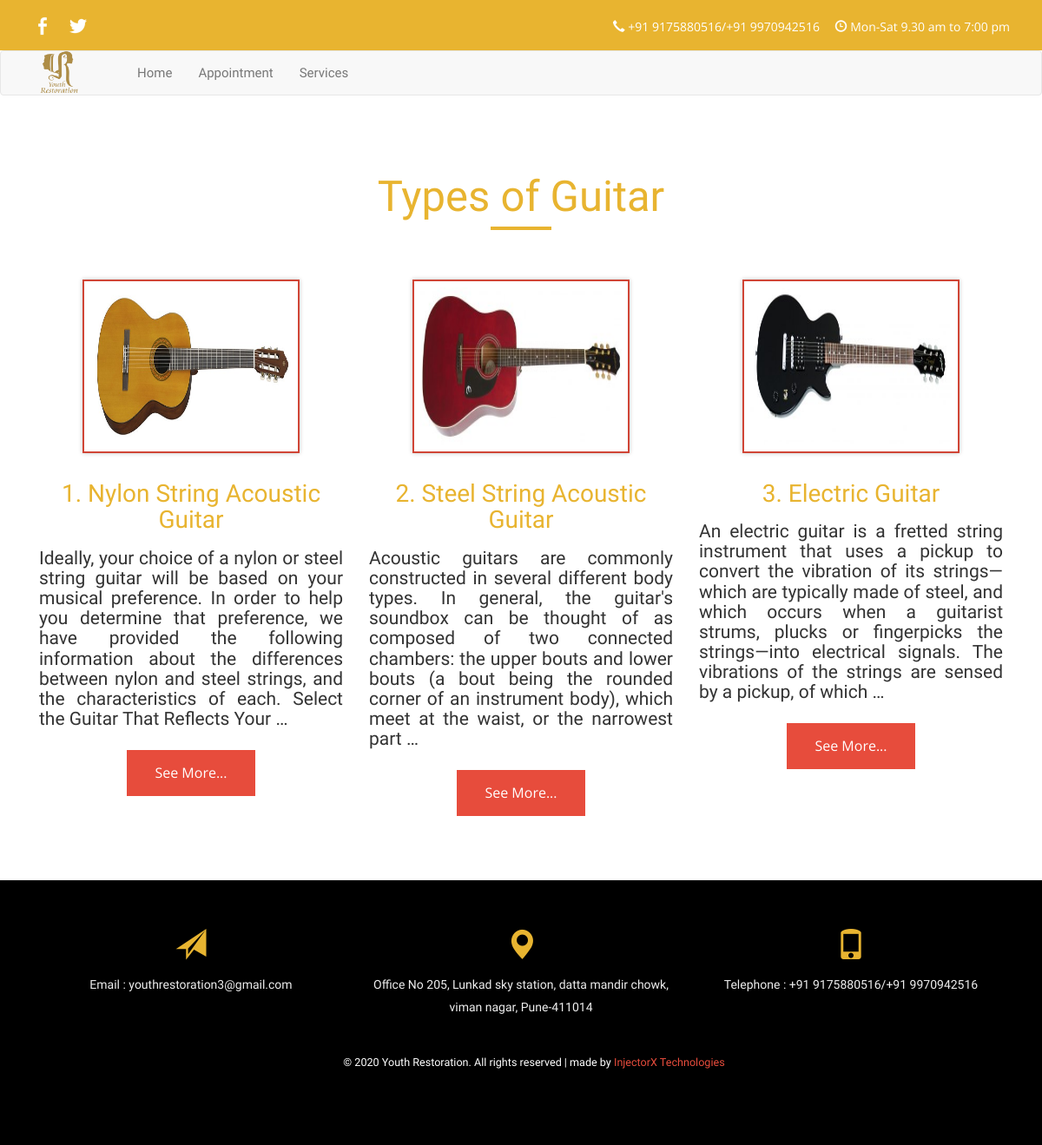
Page /transplant-details/ on the committed database.
### guitar/models.py (models this page shows, shortened)
class AboutGuitar(models.Model):
	title = models.CharField(max_length=60)
	overview = models.TextField(blank=True)
	image = models.ImageField(upload_to='guitar', blank=True)

### guitar/views.py (the view)
# urls.py: url(r'^transplant-details/$', views.transplantdetails.as_view(), name='transplant-details'),
class transplantdetails(ListView):
    template_name = 'guitar/abtguitar.html'
    model = AboutGuitar
    def get_context_data(self, **kwargs):
        context = super(transplantdetails, self).get_context_data(**kwargs)
        context['guitar'] = AboutGuitar.objects.all()
        return context

### templates/guitar/abtguitar.html (shortened to what this page needs)
{% extends "base.html" %}
{% load staticfiles %}
{% load thumbnail %}
{% block maincontent  %}
		<div class="artists-agileits" id="artists">
			<div class="container">
			<h3 class="tittle">Types of Guitar</h3>
			<div class="border"></div>
				<div class="slider">
					<div class="callbacks_container">
						<ul class="rslides" id="">
							<li>
								<div class="caption">
								{% for obj in guitar %}
									<div class="col-md-4 cap-left">
								 <div class="panel-body" style="max-height:250px; overflow-y: hidden">
                            <img src="{{MEDIA_URL}}{{ obj.image.url}}" alt="" height="200" width="250">
                                </div>
									<h4>{{ obj.title }}</h4>
										<h5 style="text-align: justify;">{{ obj.overview|truncatewords:"50"  }}</h5><br>
										<a href="{% url "guitar-details" obj.id %}" class="buttonstyle">See More...</a>
									</div>
								{% endfor %}
									<div class="clearfix"></div>
								</div>
							</li>
									<div class="clearfix"></div>
								</div>
					</div>
				</div>
			</div>
{% endblock  %}

### templates/base.html (shortened to what this page needs)
<!DOCTYPE html>
{% load staticfiles %}
<html>
	<head>
<link href="{% static 'css/bootstrap.css' %}" rel="stylesheet" type="text/css" media="all" />
<link href="{% static 'css/style.css' %}" rel="stylesheet" type="text/css" media="all" />
<link href="{% static 'css/index.css' %}" rel="stylesheet" type="text/css" media="all" />
<link rel="stylesheet" href="{% static 'css/swipebox.css' %}" type="text/css" media="all" />
<link href="{% static 'font-awesome-4.7.0/css/font-awesome.min.css'%}" rel="stylesheet" type="text/css">
<link rel="stylesheet" href="{% static 'css/flexslider.css' %}" type="text/css" media="screen" />
</head>
<body>
{% block header %}
<div class="header" id="home">
	<div class="header-top">
		<div class="container">
			<div class="social-icons">
				<a href="https://www.facebook.com/YouthRestorationClinic/"><i class="icon"></i></a>
				<a href="#"><i class="icon1"></i></a>
			</div>
			<div class="detail">
				<ul>
					<li><i class="glyphicon glyphicon-earphone" aria-hidden="true"></i>  <a style="color: white;" href="tel:+91 9175880516"> +91 9175880516</a>/<a style="color: white;" href="tel:+91 9970942516">+91 9970942516</a></li>
					<li><i class="glyphicon glyphicon-time" aria-hidden="true"></i> Mon-Sat 9.30 am to 7:00 pm </li>
				</ul>
			</div>
			<div class="clearfix"></div>
		</div>
	</div>
<div class="">
<nav class="navbar navbar-default " >
<div class="">
  <div class="container-fluid">
    <div class="navbar-header">
      <a style=" color: #E74C3C;"  class="navbar-brand titalstyle" href="/">
      	<img style="width: 100px; height: 50px; margin-right: 10px; margin-left: -13px; margin-top: -16px;" src="{% static 'images/IMG-20200820-WA0051-removebg.png' %}" class="img-responsive" alt="">
      </a>
    </div>
    <div style="" class="collapse navbar-collapse" id="bs-example-navbar-collapse-1">
      <ul class="nav navbar-nav navstyle">
        	<li ><a  href="/" class="scroll">Home <span class="sr-only mk">(current)</span> </a></li>
            <li><a href="/Appointment" class="scroll">Appointment</a></li>
            <li><a href="/Services" class="scroll">Services</a></li>
      </ul>
    </div>
  </div>
  </div>
</nav>
</div>
</div>
 {% endblock %}
  {% block maincontent %}{% endblock  %}
{% block footer %}
				<div class="contact-us">
					<div class="container">
						<div class="contact-grids">
							<div class="col-md-4 contact-grid text-center">
								<span class="glyphicon glyphicon-send" aria-hidden="true"></span>
								<p class="nortext"><a href="mail-to:example@mail.com">Email : youthrestoration3@gmail.com</a></p>
							</div>
							<div class="col-md-4 contact-grid text-center">
								<span class="glyphicon glyphicon-map-marker" aria-hidden="true"></span>
								<p class="nortext">Office No 205, Lunkad sky station, datta mandir chowk, viman nagar, Pune-411014</p>
							</div>
							<div class="col-md-4 contact-grid text-center">
								<span class="glyphicon glyphicon-phone" aria-hidden="true"></span>
								<p class="nortext">Telephone :<a href="tel:+91 9175880516"> +91 9175880516</a>/<a href="tel:+91 9970942516">+91 9970942516</a></p>
							</div>
							<div class="clearfix"></div>
						</div><br><br>
			<div class="copy-section">
				<div class="container">
					<div class="footer-top">
						<p class="nortext" >&copy; 2020 Youth Restoration. All rights reserved | made by  <a style="color: #E74C3C;" href="#">InjectorX Technologies </a></p>
					</div>
				</div>
			</div>
    {% endblock %}
	</body>
</html>

### static/css/style.css (style rules this page uses)
body { margin:0; }
.navstyle { font-family: 'Nova Round', cursive; font-size: 15px; color: #E8B430!important; }
.titalstyle { font-family: 'Nova Round', cursive; font-size: 30px; }
body { font-family: 'Open Sans', sans-serif; }
body a { transition: 0.5s all; -webkit-transition: 0.5s all; -o-transition: 0.5s all; -moz-transition: 0.5s all; -ms-transition: 0.5s all; }
ul { padding: 0; margin: 0; }
h1,h2,h3,h4,h5,h6 { margin:0; padding:0; font-family: 'Nova Round', cursive; }
p { margin:0; padding:0; color: #777; }
nav a { position: relative; display: inline-block; outline: none; text-decoration: none; }
.header { background: #fff; }
.header-top { padding: 1em 0 .5em; background: #E8B430; }
.social-icons { float: left; }
.social-icons a i { width: 32px; height: 32px; background:#E8B430 url(../images/img-sprite.png) no-repeat 0px 0px; display: inline-block; margin:0 0.2em; transition: 0.5s all; -webkit-transition: 0.5s all; -moz-transition: 0.5s all; -o-transition: 0.5s all; -ms-transition: 0.5s all; border-radius: 6px 6px 5px 10px; }
.social-icons i.icon { background-position: 0px 0px; }
.social-icons i.icon1 { background-position: -32px 0px; }
.detail { float: right; margin-top: .5em; }
.detail ul li { display: inline-block; font-size: 1em; margin: 0 0.5em; color: #fff; }
.welcome-w3ls,.service-w3l,.artists-agileits { padding: 5em 0; text-align: center; }
.border { width: 70px; background: #E8B430; display: block; height: 4px; margin: 0.5em auto 0; }
h3.tittle { color: #E8B430; font-size: 3.5em; text-align: center; }
.slider { position: relative; text-align: center; width: 100%; }
.rslides { position: relative; list-style: none; overflow: hidden; width: 100%; padding: 0; margin: 0; }
.rslides li { -webkit-backface-visibility: hidden; position: absolute; display: none; width: 100%; left: 0; top: 0; }
.rslides li:first-child { position: relative; display: block; float: left; }
.caption { margin-top: 3em; }
.caption h4 { padding: 0.6em 0; font-size: 2em; color: #E8B430; }
.caption h5 { font-size: 1.5em; }
.cap-left img { border: 2px solid#D04536; padding: .5em; box-shadow: 0 0 5px #c3c3c3; }
.contact-us { background:#000; padding: 4em 0; }
.contact-grid p { font-size: 1em; line-height: 1.8em; color:#eee }
.contact-grid p a { color: #eee; text-decoration:none; }
.contact-grid span { font-size: 2.5em; color: #E8B430; margin-bottom: 0.5em; }
.copy-section { padding: 0em 0 2em 0; background: #000; text-align:center; }
.copy-section p { font-size: 0.9em; color: #fff; font-weight: 400; line-height: 1.8em; }
.copy-section a { font-size: 1em; color: #fff; font-weight: 400; text-transform: capitalize; }

### templates/base.html (style rules this page uses)
body { margin:0; }
.navstyle { font-family: 'Nova Round', cursive; font-size: 15px; color: #E74C3C!important; }
.titalstyle { font-family: 'Nova Round', cursive; font-size: 30px; }
.nortext { font-family: 'Nova Round', cursive; }

### templates/guitar/abtguitar.html (style rules this page uses)
.buttonstyle { background-color: #E74C3C; border: none; color: white; padding: 15px 32px; text-align: center; text-decoration: none; display: inline-block; font-size: 16px; margin: 4px 2px; cursor: pointer; }

### rows in the picture
AboutGuitar: image (picture), title "1. Nylon String Acoustic Guitar", overview "Ideally, your choice of a nylon or steel string guitar will be based on your musical preference. In order to help you determine that preference, we have provided the following information about the differences between nylon and steel strings, and the characteristics of each. Select the Guitar That Reflects Your …"
AboutGuitar: image (picture), title "2. Steel String Acoustic Guitar", overview "Acoustic guitars are commonly constructed in several different body types. In general, the guitar's soundbox can be thought of as composed of two connected chambers: the upper bouts and lower bouts (a bout being the rounded corner of an instrument body), which meet at the waist, or the narrowest part …"
AboutGuitar: image (picture), title "3. Electric Guitar", overview "An electric guitar is a fretted string instrument that uses a pickup to convert the vibration of its strings—which are typically made of steel, and which occurs when a guitarist strums, plucks or fingerpicks the strings—into electrical signals. The vibrations of the strings are sensed by a pickup, of which …"
